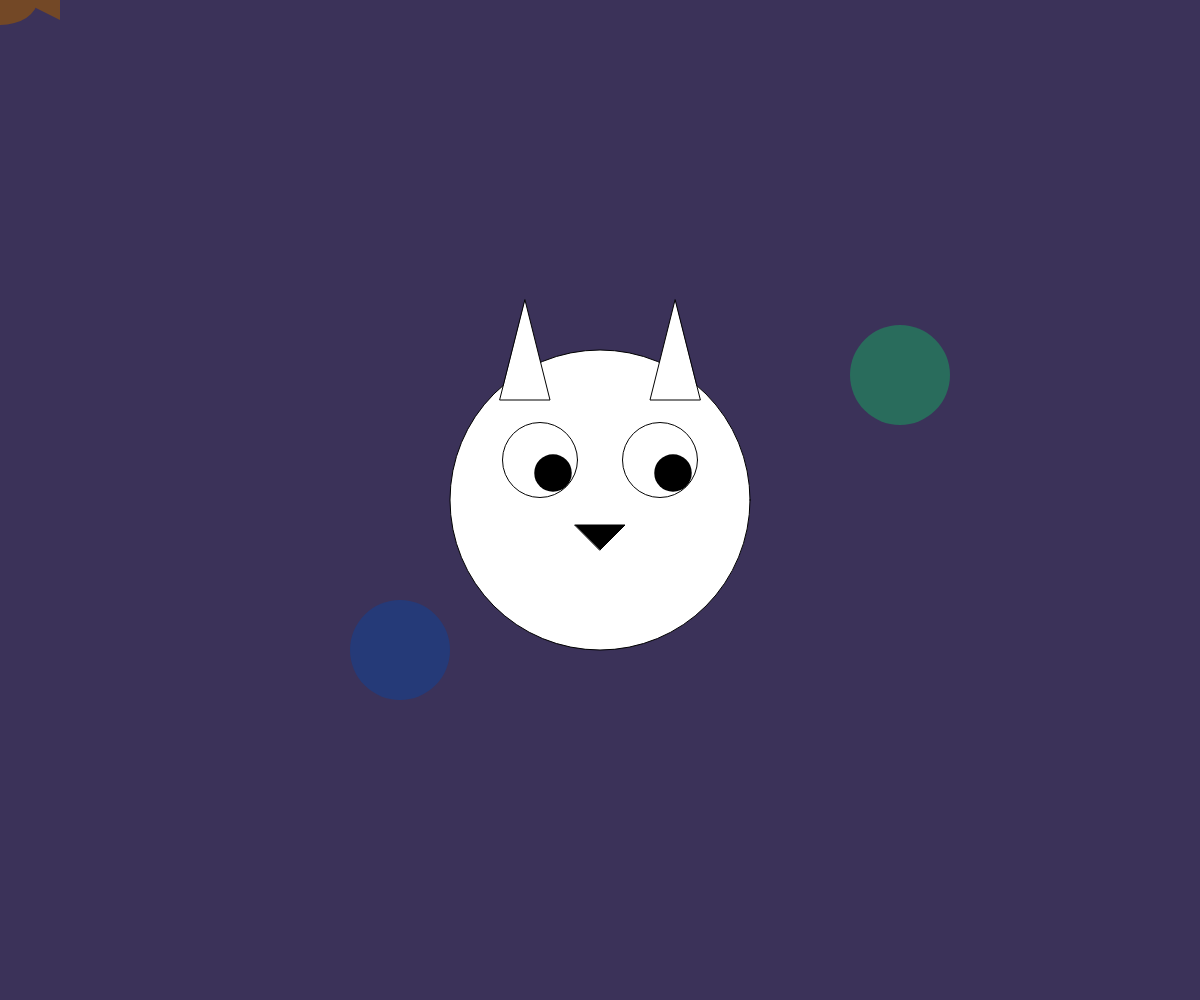
Frame 1 (no input)
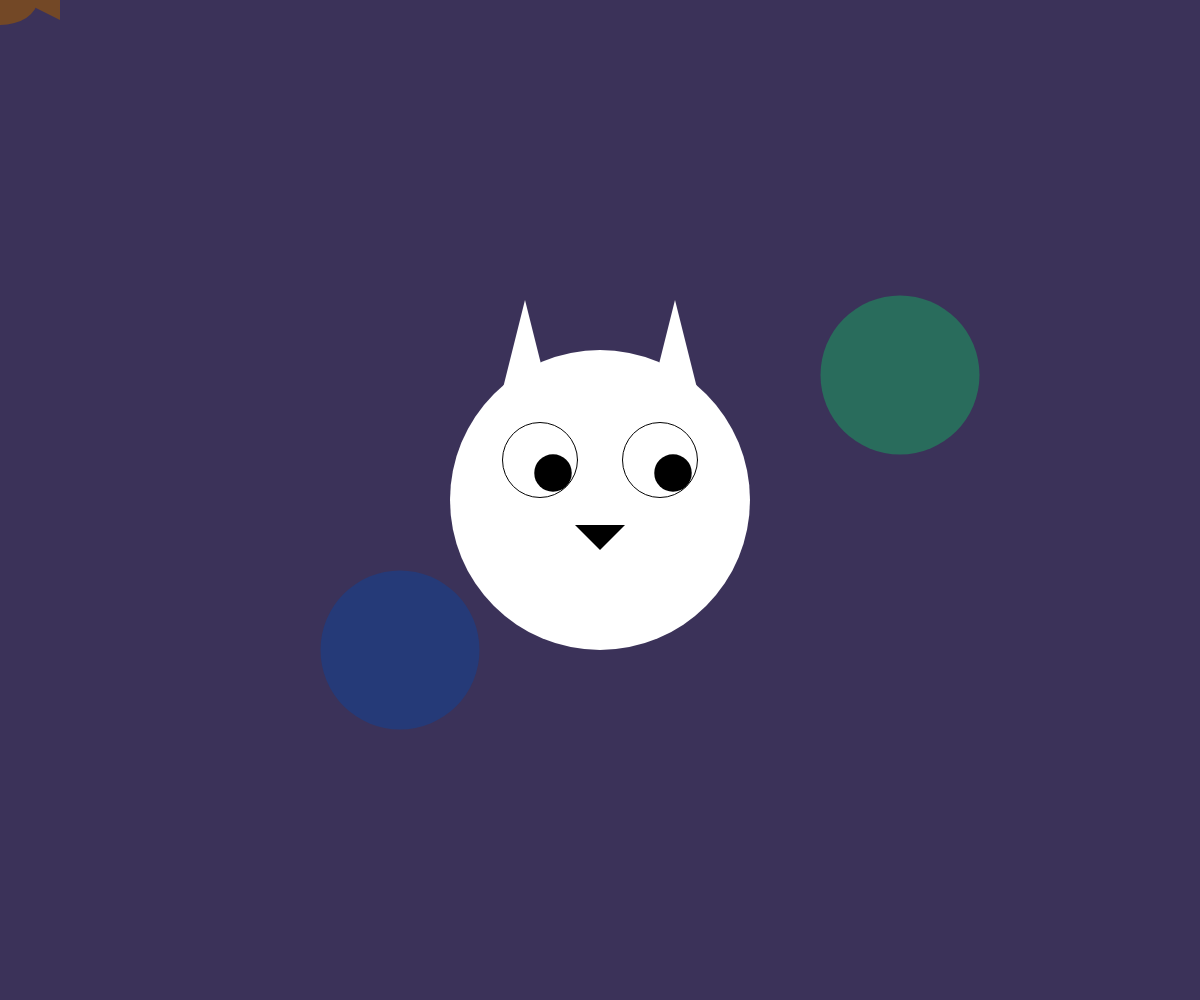
Frame 60 (no input)
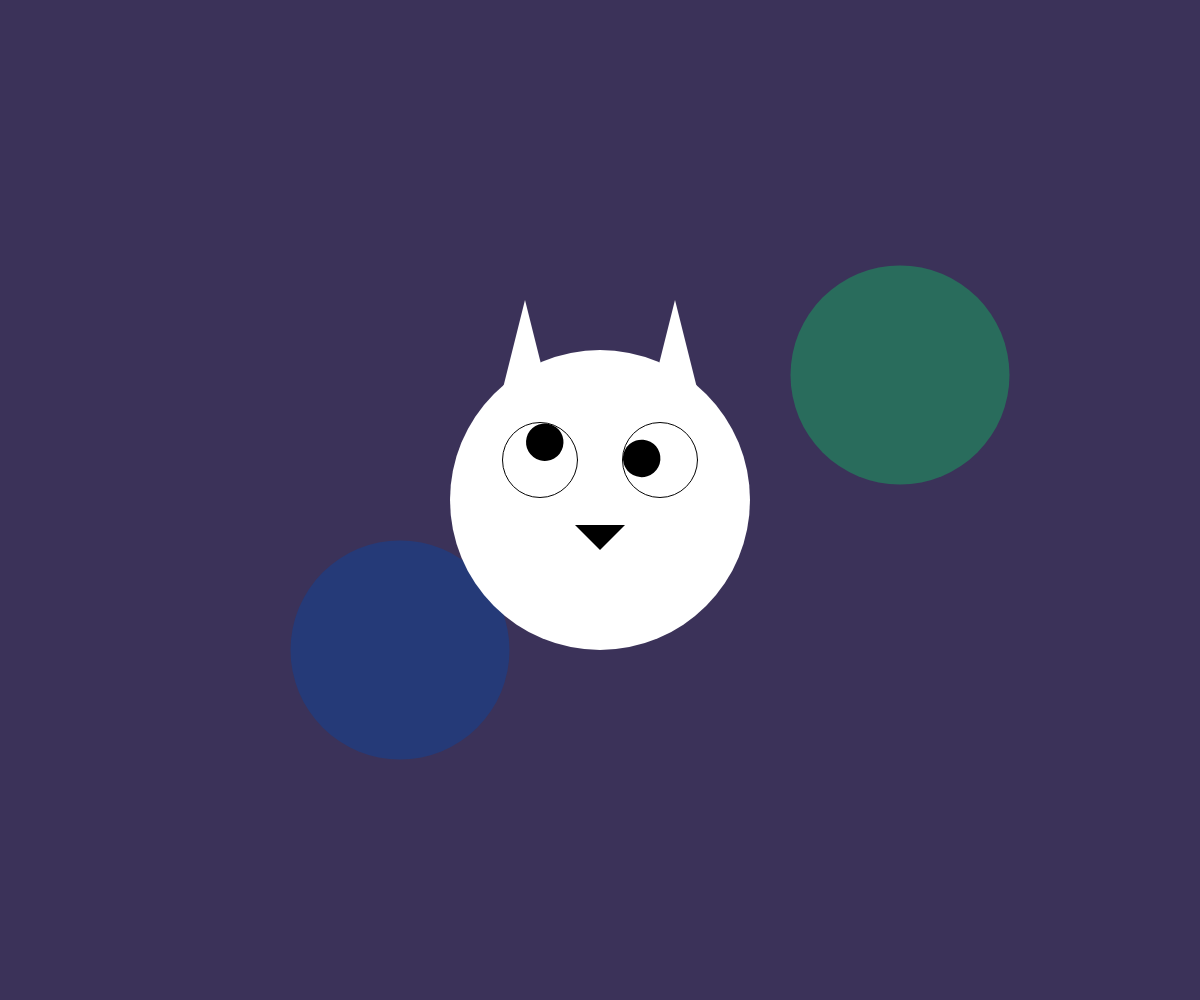
Frame 120 (the mouse pressed at the canvas centre since frame 60)

The p5.js sketch that drew these frames (run headless with seeded random() and noise() and a simulated clock; from frame 60 on, the mouse is pressed at the canvas centre):

// p5.js sketch
// ── sketch.js
function setup() {
    createCanvas( windowWidth, windowHeight );
}

var eyeSize = 75;
var circleSize = 100;

function draw(){

  // erase every frame
  background( 'rgb(59, 50, 89)' );

  // circles for moving background
  push();
  translate(windowWidth *0.5, windowHeight *0.5);
  noStroke();
  fill('rgb(37, 58, 120)');
  ellipse(-200, 150, circleSize);
  fill('rgb(41, 108, 92)');
  ellipse(300, -125, circleSize);
  circleSize = circleSize+1;
  pop();

  // turn the cursor off
  noCursor();

  // draw fish cursor
  push();
  translate(mouseX, mouseY);
  fill('rgb(115, 72, 38)');
  noStroke();
  ellipse(0, 0, 75, 50);
  triangle(20, 0, 60, -20, 60, 20);
  fill('black');
  ellipse(-20, -12, 10);
  pop();

  // translate to center of canvas
  translate(windowWidth *0.5, windowHeight *0.5);

  // draw cat head
  fill('white');
  ellipse(0, 0, 300);

  // left ear
  triangle(-100, -100, -50, -100, -75, -200);
  // right ear
  triangle(100, -100, 50, -100, 75, -200);

  // nose
  fill('black')
  triangle(-25, 25, 25, 25, 0, 50);

  // eyes
  stroke(3);
  noFill();
  // left eye
  ellipse(-60, -40, eyeSize);
  // right eye
  ellipse(60, -40, eyeSize)

  // pupils
  noStroke();
  fill('black');

  // left pupil
  push();
  translate(-60, -40)
  // rotate pupils based on mouseX
  rotate( radians(mouseX) );
  ellipse(13, 13, eyeSize *0.5);
  pop();

  // right pupil
  push();
  translate(60, -40)
  // rotate pupils based on mouseY
  rotate( radians(mouseY) );
  ellipse(13, 13, eyeSize *0.5);
  pop();

}
